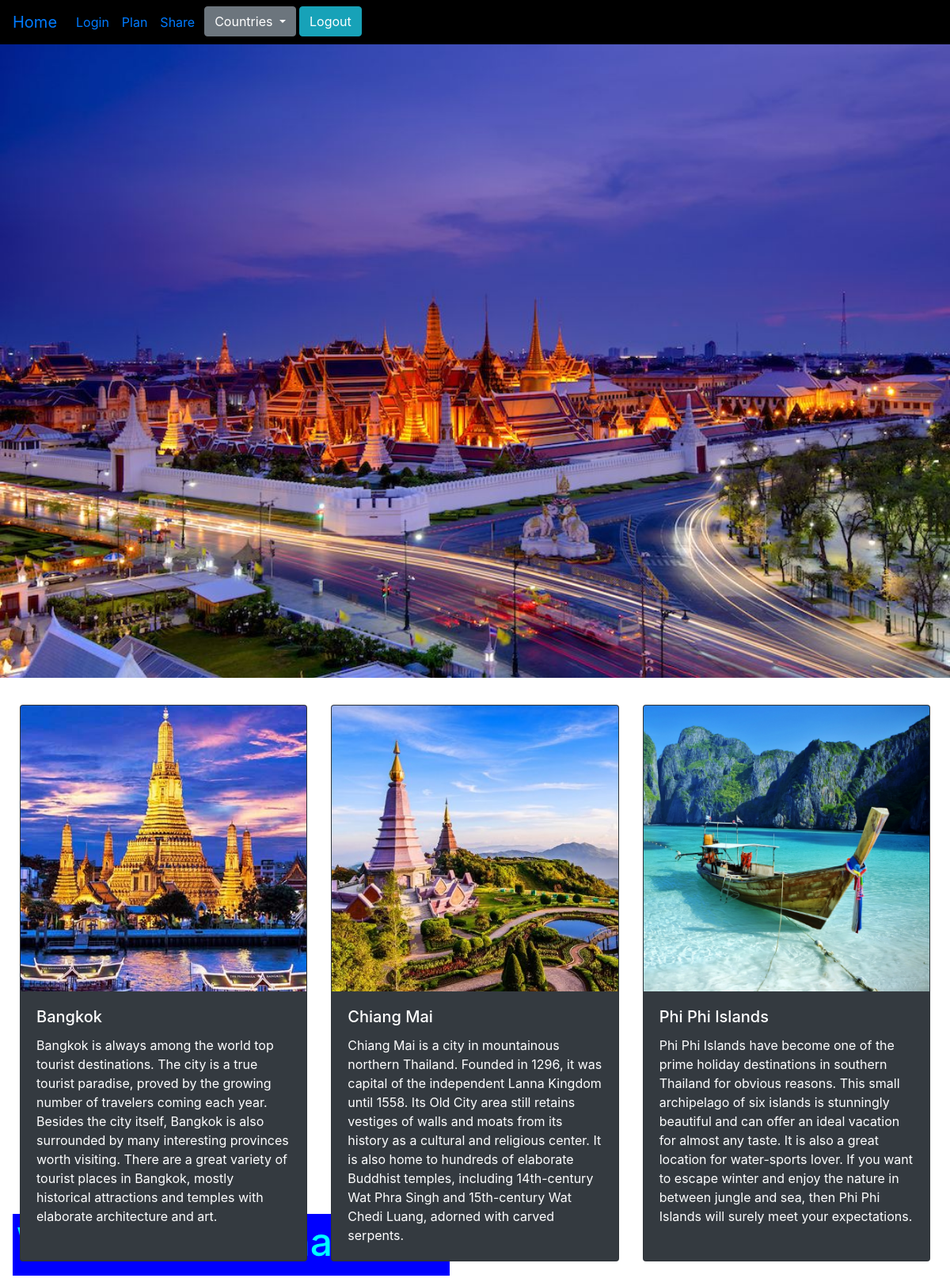
The page /country.php?chosecountry=Thailand on the database its author committed.
### tables this page shows
CREATE TABLE `images` (
  `imgId` int(100) NOT NULL,
  `country` varchar(50) NOT NULL,
  `imgfile` varchar(50) NOT NULL,
  `place` varchar(100) NOT NULL,
  `description` varchar(10000) NOT NULL
);

### country.php (the view, shortened to what this page needs)
<?php
	$obj = new Connection();
	$con=$obj->openConnection();
	$chosencountry =$_GET["chosecountry"];
	$stmt =$con->prepare("SELECT * FROM nation where country = ?");
	$stmt->execute([$chosencountry]);
	$result=$stmt->fetchAll();
	foreach($result as $row){
		$country=$row["country"];
	}
	$stmt =$con->prepare('SELECT * FROM images where country=?');
	$stmt->execute([$chosencountry]);
	$result=$stmt->fetchAll();
	$imgArr=array();
	foreach($result as $row){
		$imgfile=$row["imgfile"];
		$place=$row['place'];
		$description=$row["description"];
		$img=array($imgfile,$place,$description);
		array_push($imgArr,$img);
	}
?>
<!DOCTYPE html>
<html>
<head>
	<link rel="stylesheet" href="bootstrap-4.1.1-dist/css/bootstrap.min.css"/>
	<link rel="stylesheet" type="text/css" href="styles.css">
</head>
<body>
	<nav class="navbar navbar-expand-sm navbar-inverse" style="background-color:black;">
		<ul class="navbar-nav">
			<li class="nav-item">
				<a class="navbar-brand" href="home.php"> Home </a>
			</li>
			<li class="nav-item">
				<a class="nav-link" href="login.php">Login</a>
			</li>
			<li class="nav-item">
				<a class="nav-link" href="plan.php">Plan</a>
			</li>
			<li class="nav-item">
				<a class="nav-link" href="share.php">Share</a>
			</li>
			<li class="nav-item dropdown">
				<div class="px-1 dropdown">
				<button class=" btn btn-secondary dropdown-toggle" type="button" id="dropdownMenu2" data-toggle="dropdown" aria-haspopup="true" aria-expanded="false">
					Countries
				</button>
				</div>
			</li>
			<li class="nav-item">
				<form class="form-inline" action="login.php" method="post">
				<input type="submit" class="btn btn-info" name="Logout" value="Logout"/>
				</form>
			</li>
		</ul>
	</nav>
	<div class="bgimg">
		<div class="wrapper">
			<h1 class="text-left text-center" id="title"><?php echo $country; ?></h1>
		</div>
	</div>
	<div class="container-fluid card-deck">
	<?php
		for($i=0;$i<count($imgArr);$i++){
	?>
	<div class="card text-white bg-dark mb-3">
		<img class="card-img-top" src="<?php echo $imgArr[$i][0];  ?>" alt="image">
		<div class="card-body ">
			<h5 class="card-title"><?php echo $imgArr[$i][1];  ?></h5>
			<p class="card-text"><?php echo $imgArr[$i][2];  ?></p>
		</div>
	</div>
 <?php }?>
</div>
</body>
</html>

### styles.css (style rules this page uses)
.wrapper { background-color:blue; padding:5px; position: absolute; bottom: 8px; left: 16px; }
body, html { height: 100%; margin: 0; }
#title { color:aqua; font-size:50px; text-align:center; }
#title::before { content:"Welcome To "; }
#title::after { content:" !"; }
.container-fluid { padding:10px; margin :auto; }

### rows shown on the page
images: imgfile (picture), place "Bangkok", description "Bangkok is always among the world top tourist destinations. The city is a true tourist paradise, proved by the growing number of travelers coming each year. Besides the city itself, Bangkok is also surrounded by many interesting provinces worth visiting. There are a great variety of tourist places in Bangkok, mostly historical attractions and temples with elaborate architecture and art."
images: imgfile (picture), place "Chiang Mai", description "Chiang Mai is a city in mountainous northern Thailand. Founded in 1296, it was capital of the independent Lanna Kingdom until 1558. Its Old City area still retains vestiges of walls and moats from its history as a cultural and religious center. It is also home to hundreds of elaborate Buddhist temples, including 14th-century Wat Phra Singh and 15th-century Wat Chedi Luang, adorned with carved serpents."
images: imgfile (picture), place "Phi Phi Islands", description "Phi Phi Islands have become one of the prime holiday destinations in southern Thailand for obvious reasons. This small archipelago of six islands is stunningly beautiful and can offer an ideal vacation for almost any taste. It is also a great location for water-sports lover. If you want to escape winter and enjoy the nature in between jungle and sea, then Phi Phi Islands will surely meet your expectations."
